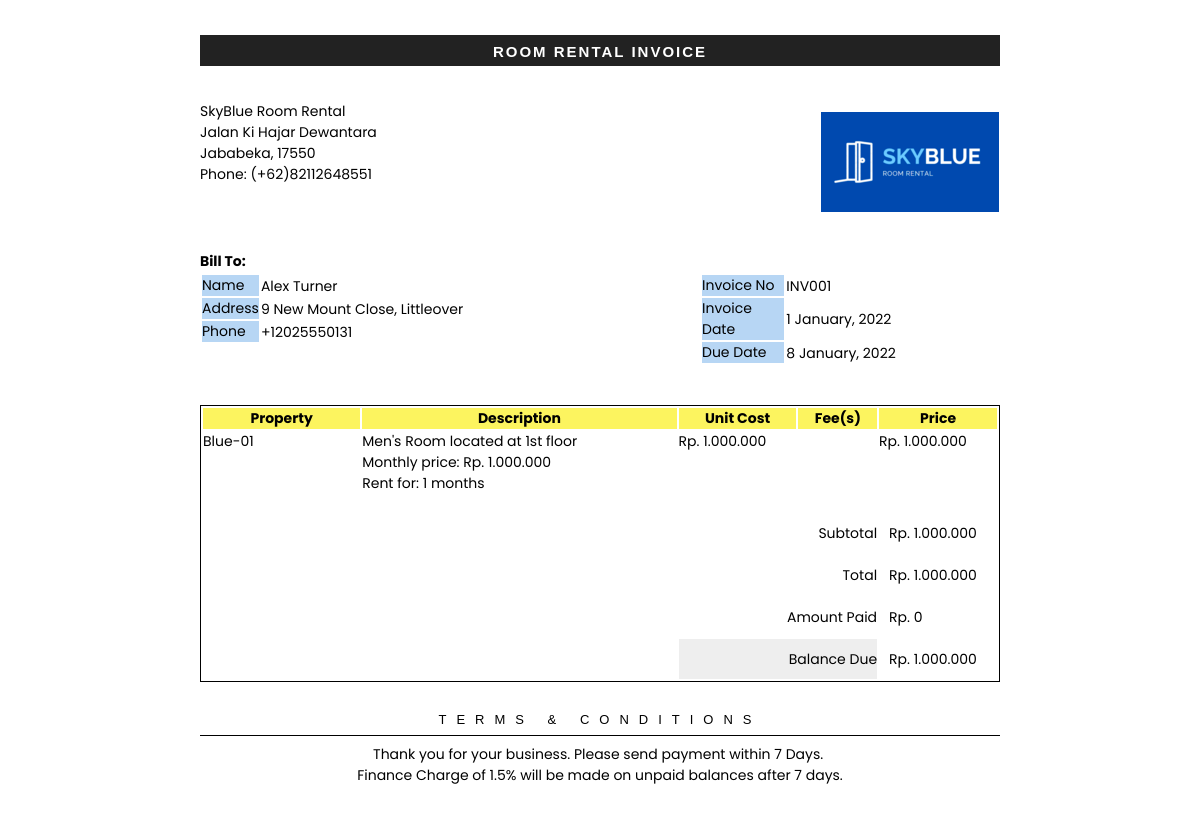
Page /book/invoice.php?book_id=1 (signed in) on the committed database.
### tables this page shows
CREATE TABLE `tenant` (
  `tenant_id` char(15) NOT NULL,
  `tenant_name` varchar(50) NOT NULL,
  `tenant_address` varchar(255) NOT NULL,
  `tenant_ktp_no` varchar(16) NOT NULL,
  `tenant_phone` varchar(20) NOT NULL,
  `tenant_email` varchar(50) NOT NULL,
  `tenant_emergcp` varchar(50) NOT NULL,
  `tenant_emergcp_phone` varchar(20) NOT NULL,
  `tenant_emergcp_email` varchar(50) NOT NULL,
  `tenant_bankaccount` varchar(50) NOT NULL,
  `tenant_bankaccount_no` varchar(50) NOT NULL
);

CREATE TABLE `booking` (
  `book_id` int(10) NOT NULL,
  `today_date` date NOT NULL,
  `room_id` char(10) NOT NULL,
  `tenant_id` char(15) NOT NULL,
  `book_start_date` date NOT NULL,
  `book_end_date` date NOT NULL,
  `book_status` varchar(10) NOT NULL
);

CREATE TABLE `room` (
  `room_id` char(10) NOT NULL,
  `room_label` varchar(30) NOT NULL,
  `room_location` varchar(30) NOT NULL,
  `room_gender` varchar(20) NOT NULL,
  `room_window` varchar(100) NOT NULL,
  `room_monthly_price` varchar(50) NOT NULL,
  `room_availability` varchar(50) NOT NULL,
  `room_description` varchar(255) NOT NULL
);

### book/invoice.php (the view, shortened to what this page needs)
<?php
include_once("../config.php");
$book_id = $_GET['book_id'];
$tbooking = mysqli_query($conn, "SELECT * FROM booking WHERE book_id = '$book_id'");
$rbooking = mysqli_fetch_assoc($tbooking);
$book_id = $rbooking['book_id'];
$today_date = $rbooking['today_date'];
$start_date = $rbooking['book_start_date'];
$end_date = $rbooking['book_end_date'];
$diff = abs(strtotime($start_date) - strtotime($end_date));
$years = floor($diff / (365*60*60*24));
$months = floor(($diff - $years * 365*60*60*24) / (30*60*60*24));
$price = number_format(1000000 * $months , 0, ',', '.');
$inv_date = date('j F, Y', strtotime($today_date));
$due_date = date('j F, Y', strtotime($today_date. ' + 7 days'));
$tenant_id = $rbooking['tenant_id'];
$room_id = $rbooking['room_id'];
$ttenant = mysqli_query($conn, "SELECT * FROM tenant WHERE tenant_id = '$tenant_id'");
$rtenant = mysqli_fetch_assoc($ttenant);
$tenant_name = $rtenant['tenant_name'];
$tenant_address = $rtenant['tenant_address'];
$tenant_phone = $rtenant['tenant_phone'];
$troom = mysqli_query($conn, "SELECT * FROM room WHERE room_id = '$room_id'");
$rroom = mysqli_fetch_assoc($troom);
$room_label = $rroom['room_label'];
$room_gender = $rroom['room_gender'];
$room_location = $rroom['room_location'];
?>
<!DOCTYPE html PUBLIC "-//W3C//DTD XHTML 1.0 Transitional//EN" "http://www.w3.org/TR/xhtml1/DTD/xhtml1-transitional.dtd">
<html xmlns="http://www.w3.org/1999/xhtml">
<head>
	<link rel='stylesheet' type='text/css' href='../css/invoice.style.css' />
</head>
<body>
	<div id="page-wrap">
<textarea id="header">ROOM RENTAL INVOICE</textarea>
		<div id="identity">
            <textarea id="address" readonly>SkyBlue Room Rental
Jalan Ki Hajar Dewantara
Jababeka, 17550
Phone: (+62)82112648551</textarea>
            <div id="logo">
              <img id="image" src="../images/skyblue.png" alt="logo" />
            </div>
		</div>
		<p class="customer-title">Bill To:</p>
		<div id="customer">
            <span id="customer-info">
				<table class="meta">
                <tr>
                    <td class="meta-head">Name</td>
                    <td><textarea><?= $tenant_name; ?></textarea></td>
                </tr>
                <tr>
                    <td class="meta-head">Address</td>
                    <td><textarea><?= $tenant_address; ?></textarea></td>
                </tr>
                <tr>
                    <td class="meta-head">Phone</td>
                    <td><textarea><?= $tenant_phone; ?></textarea></td>
                </tr>
            	</table>
			</span>
            <table class="meta">
                <tr>
                    <td class="meta-head">Invoice No</td>
                    <td><textarea>INV00<?= $book_id; ?></textarea></td>
                </tr>
                <tr>
                    <td class="meta-head">Invoice Date</td>
                    <td><textarea><?= $inv_date; ?></textarea></td>
                </tr>
                <tr>
                    <td class="meta-head">Due Date</td>
                    <td><textarea><?= $due_date; ?></textarea></div></td>
		</div>
		<table id="items">
		  <tr>
		      <th>Property</th>
		      <th>Description</th>
		      <th>Unit Cost</th>
		      <th>Fee(s)</th>
		      <th>Price</th>
		  </tr>
		  <tr class="item-row">
		      <td class="item-name"><textarea><?= $room_label; ?></textarea></td>
		      <td class="description"><textarea><?= $room_gender; ?>'s Room located at <?= $room_location; ?>
Monthly price: Rp. 1.000.000
Rent for: <?php printf("%d months\n", $months); ?></textarea></td>
		      <td class="cost"><textarea>Rp. <?= $price; ?></textarea></td>
		      <td class="fee"><textarea></textarea></td>
		      <td class="price"><textarea>Rp. <?= $price; ?></textarea></td>
		  </tr>
		  <tr>
		      <td colspan="2" class="blank"> </td>
		      <td colspan="2" class="total-line">Subtotal</td>
		      <td class="total-value"><textarea>Rp. <?= $price; ?></textarea></td>
		  </tr>
		  <tr>
		      <td colspan="2" class="blank"> </td>
		      <td colspan="2" class="total-line">Total</td>
		      <td class="total-value"><textarea>Rp. <?= $price; ?></textarea></td>
		  </tr>
		  <tr>
		      <td colspan="2" class="blank"> </td>
		      <td colspan="2" class="total-line">Amount Paid</td>
		      <td class="total-value"><textarea id="paid">Rp. 0</textarea></td>
		  </tr>
		  <tr>
		      <td colspan="2" class="blank"> </td>
		      <td colspan="2" class="total-line balance">Balance Due</td>
		      <td class="total-value"><textarea>Rp. <?= $price; ?></textarea></td>
		  </tr>
		</table>
		<div id="terms">
		  <h5>Terms & Conditions</h5>
		  <textarea>
Thank you for your business. Please send payment within 7 Days.
Finance Charge of 1.5% will be made on unpaid balances after 7 days.</textarea>
		</div>
</body>
</html>

### css/invoice.style.css (style rules this page uses)
* { margin: 0; padding: 0; font-family: 'Poppins', sans-serif; font-size: 14px; }
body { -webkit-print-color-adjust: exact; }
#page-wrap { width: 800px; margin: 0 auto; margin-top: 15px; }
textarea { border: 0; font-size: 14px; overflow: hidden; resize: none; }
#header { height: 15px; width: 100%; margin: 20px 0; background: #222; text-align: center; color: white; font: bold 15px Helvetica, Sans-Serif; text-decoration: uppercase; letter-spacing: 2px; padding: 8px 0px; }
#address { width: 250px; height: 150px; float: left; margin-top: 15px; }
#customer { overflow: hidden; }
#logo { text-align: right; float: right; position: relative; margin-top: 25px; border: 1px solid #fff; max-width: 540px; max-height: 100px; overflow: hidden; }
#customer-info { font-size: 20px; float: left; }
.customer-title { font-size: 14px; font-weight: bold; }
.meta { margin-top: 1px; width: 300px; float: right; }
.meta td { text-align: left; }
.meta td.meta-head { text-align: left; background: #b7d6f4; }
.meta td textarea { width: 100%; height: 20px; text-align: left; }
#items { clear: both; width: 100%; margin: 40px 0 0 0; border: 1px solid black; }
#items th { background: #fcf45f; }
#items textarea { width: 80px; height: 80px; padding-left: 0px; }
#items tr.item-row td { border: 0; vertical-align: top; }
#items td.description { width: 40%; }
#items td.item-name { width: 20%; }
#items td.cost { width: 15%; }
#items td.price { width: 15%; }
#items td.fee { width: 10%; }
#items td.description textarea, #items td.item-name textarea, #items td.cost textarea, #items td.price textarea, #items td.fee textarea, #items td.total-value textarea { width: 100%; }
#items td.total-line { border-right: 0; text-align: right; }
#items td.total-value { border-left: 0; padding: 10px; }
#items td.total-value textarea { height: 20px; background: none; }
#items td.balance { background: #eee; }
#items td.blank { border: 0; }
#terms { text-align: center; margin: 30px 0 30px 0; }
#terms h5 { text-transform: uppercase; font: 13px Helvetica, Sans-Serif; letter-spacing: 10px; border-bottom: 1px solid black; padding: 0 0 8px 0; margin: 0 0 8px 0; }
#terms textarea { width: 100%; text-align: center; }

### rows in the picture
tenant: tenant_name "Alex Turner", tenant_address "9 New Mount Close, Littleover", tenant_phone "+12025550131"
booking: book_id "INV001", today_date "1 January, 2022", today_date "8 January, 2022", book_start_date+book_end_date "Rp. 1.000.000"
room: room_label "Blue-01", room_gender+room_location "Men's Room located at 1st floor Monthly price: Rp. 1.000.000 Rent for: 1 months"
